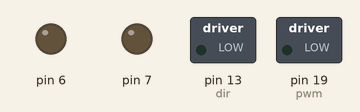
The sketch below on a simulated Arduino Uno, built with avr-gcc and run on an emulated ATmega328P. Parts: switched loads named in the sketch (green lamp = pin HIGH), output pins drawn as LEDs (lit = HIGH).

Above: at 3.2 s.
At 14.7 s:
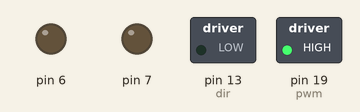
At 44.2 s:
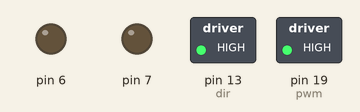
At 55.8 s:
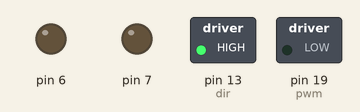
Timing chart, 0 to 76.7 s (numbered marks = the images above):
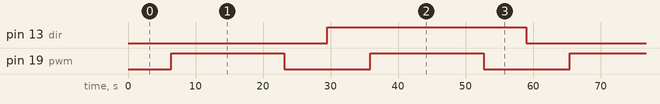

Measured:
- by itself, pin 13 (dir): alternates HIGH for 29.5 s and LOW for 29.5 s
- by itself, pin 19 (pwm): alternates HIGH for 16.8 s and LOW for 12.8 s
- by itself, everything shown: repeats every 59.0 s, in 6 steps

The sketch:

Motor_Steuerung.ino
```cpp
int pwm = 19;//12;
int dir = 13;//11;
int zeit = 50;
int dir_int =1;


void setup() {
  // put your setup code here, to run once:
  Serial.begin(9600);
  pinMode(pwm,OUTPUT);
  pinMode(dir,OUTPUT);

  pinMode(7,OUTPUT);
  pinMode(6,OUTPUT);
}

void loop() {
  // put your main code here, to run repeatedly:
 switch (dir_int) {
  case 0:
    analogWrite(dir,255);
    dir_int = 1;
    break;
  case 1:
    analogWrite(dir,0);
    dir_int = 0;
    break;
 }

  for (int i =0 ; i< 255;i++){
  analogWrite(pwm,i);
  delay(zeit);
 }
 delay(4000);

 for (int i =255 ; i> 0;i--){
  analogWrite(pwm,i);
  delay(zeit);
 }

  }
```
